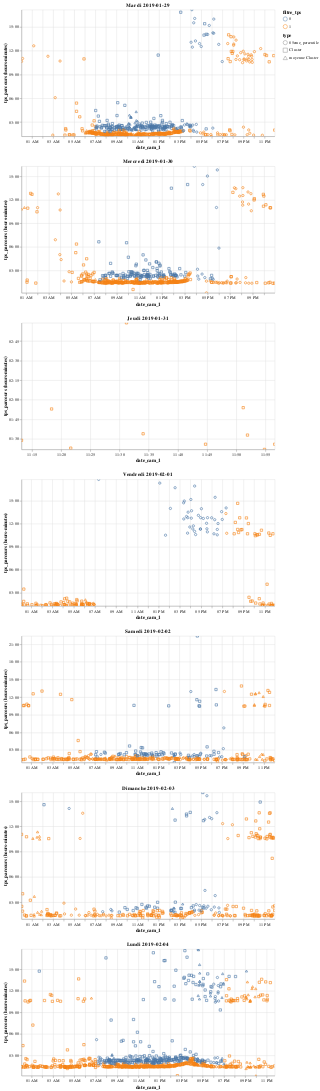

The cell this chart's notebook holds for it:
### Code cell
#exemple de visu sur 7 jours
t.graph_transit_filtre_multiple(df_transit_avec_filtre, 
                                '2019-01-29 00:00:00', '2019-01-29 23:59:59', 'A63-A10', 7)

### Figure 1 — Vega-Lite specification as saved in the notebook (floating-point values rounded to 4 significant figures; data arrays with more than 128 entries replaced by an {"elided": "..."} marker saying what was removed)
{"$schema": "https://vega.github.io/schema/vega-lite/v2.6.0.json", "config": {"view": {"height": 300, "width": 400}}, "datasets": {"data-32bb7d3badc60729b5b6ab61b6b51b9b": {"elided": "578 records"}, "data-58b77d30626d57529ae1e9b86c6f2c80": {"elided": "303 records"}, "data-68f44a45c02c1005bab9226c2bc4db07": {"elided": "382 records"}, "data-974829c5280d170f1a1d1b6d5b4f3937": {"elided": "156 records"}, "data-a68af9a4fde7b104223955899cd41cff": {"elided": "835 records"}, "data-cf2706ef6a5c1f9b04c699a1d6827e95": {"elided": "510 records"}, "data-d18b1b49128e76a952a3f0753725a8a7": [{"date_cam_1": "2019-01-31T23:18:21", "filtre_tps": 1, "tps_parcours": "2018-01-01T01:53:02", "type": "Cluster"}, {"date_cam_1": "2019-01-31T23:34:02", "filtre_tps": 1, "tps_parcours": "2018-01-01T01:34:33", "type": "Cluster"}, {"date_cam_1": "2019-01-31T23:51:11", "filtre_tps": 1, "tps_parcours": "2018-01-01T01:54:20", "type": "Cluster"}, {"date_cam_1": "2019-01-31T23:13:12", "filtre_tps": 1, "tps_parcours": "2018-01-01T01:29:26", "type": "Cluster"}, {"date_cam_1": "2019-01-31T23:21:38", "filtre_tps": 1, "tps_parcours": "2018-01-01T01:23:35", "type": "Cluster"}, {"date_cam_1": "2019-01-31T23:31:11", "filtre_tps": 1, "tps_parcours": "2018-01-01T02:59:47", "type": "Cluster"}, {"date_cam_1": "2019-01-31T23:44:44", "filtre_tps": 1, "tps_parcours": "2018-01-01T01:26:20", "type": "Cluster"}, {"date_cam_1": "2019-01-31T23:51:55", "filtre_tps": 1, "tps_parcours": "2018-01-01T01:33:40", "type": "Cluster"}, {"date_cam_1": "2019-01-31T23:54:50", "filtre_tps": 1, "tps_parcours": "2018-01-01T01:22:18", "type": "Cluster"}, {"date_cam_1": "2019-01-31T23:56:35", "filtre_tps": 1, "tps_parcours": "2018-01-01T01:26:40", "type": "Cluster"}]}, "vconcat": [{"data": {"name": "data-32bb7d3badc60729b5b6ab61b6b51b9b"}, "encoding": {"color": {"field": "filtre_tps", "type": "nominal"}, "shape": {"field": "type", "type": "nominal"}, "tooltip": {"field": "tps_parcours", "timeUnit": "hoursminutes", "type": "temporal"}, "x": {"field": "date_cam_1", "type": "temporal"}, "y": {"field": "tps_parcours", "timeUnit": "hoursminutes", "type": "temporal"}}, "mark": "point", "selection": {"selector228": {"bind": "scales", "encodings": ["x", "y"], "mark": {"fill": "#333", "fillOpacity": 0.125, "stroke": "white"}, "on": "[mousedown, window:mouseup] > window:mousemove!", "resolve": "global", "translate": "[mousedown, window:mouseup] > window:mousemove!", "type": "interval", "zoom": "wheel!"}}, "title": "Mardi 2019-01-29", "width": 600}, {"data": {"name": "data-cf2706ef6a5c1f9b04c699a1d6827e95"}, "encoding": {"color": {"field": "filtre_tps", "type": "nominal"}, "shape": {"field": "type", "type": "nominal"}, "tooltip": {"field": "tps_parcours", "timeUnit": "hoursminutes", "type": "temporal"}, "x": {"field": "date_cam_1", "type": "temporal"}, "y": {"field": "tps_parcours", "timeUnit": "hoursminutes", "type": "temporal"}}, "mark": "point", "selection": {"selector229": {"bind": "scales", "encodings": ["x", "y"], "mark": {"fill": "#333", "fillOpacity": 0.125, "stroke": "white"}, "on": "[mousedown, window:mouseup] > window:mousemove!", "resolve": "global", "translate": "[mousedown, window:mouseup] > window:mousemove!", "type": "interval", "zoom": "wheel!"}}, "title": "Mercredi 2019-01-30", "width": 600}, {"data": {"name": "data-d18b1b49128e76a952a3f0753725a8a7"}, "encoding": {"color": {"field": "filtre_tps", "type": "nominal"}, "shape": {"field": "type", "type": "nominal"}, "tooltip": {"field": "tps_parcours", "timeUnit": "hoursminutes", "type": "temporal"}, "x": {"field": "date_cam_1", "type": "temporal"}, "y": {"field": "tps_parcours", "timeUnit": "hoursminutes", "type": "temporal"}}, "mark": "point", "selection": {"selector230": {"bind": "scales", "encodings": ["x", "y"], "mark": {"fill": "#333", "fillOpacity": 0.125, "stroke": "white"}, "on": "[mousedown, window:mouseup] > window:mousemove!", "resolve": "global", "translate": "[mousedown, window:mouseup] > window:mousemove!", "type": "interval", "zoom": "wheel!"}}, "title": "Jeudi 2019-01-31", "width": 600}, {"data": {"name": "data-974829c5280d170f1a1d1b6d5b4f3937"}, "encoding": {"color": {"field": "filtre_tps", "type": "nominal"}, "shape": {"field": "type", "type": "nominal"}, "tooltip": {"field": "tps_parcours", "timeUnit": "hoursminutes", "type": "temporal"}, "x": {"field": "date_cam_1", "type": "temporal"}, "y": {"field": "tps_parcours", "timeUnit": "hoursminutes", "type": "temporal"}}, "mark": "point", "selection": {"selector231": {"bind": "scales", "encodings": ["x", "y"], "mark": {"fill": "#333", "fillOpacity": 0.125, "stroke": "white"}, "on": "[mousedown, window:mouseup] > window:mousemove!", "resolve": "global", "translate": "[mousedown, window:mouseup] > window:mousemove!", "type": "interval", "zoom": "wheel!"}}, "title": "Vendredi 2019-02-01", "width": 600}, {"data": {"name": "data-68f44a45c02c1005bab9226c2bc4db07"}, "encoding": {"color": {"field": "filtre_tps", "type": "nominal"}, "shape": {"field": "type", "type": "nominal"}, "tooltip": {"field": "tps_parcours", "timeUnit": "hoursminutes", "type": "temporal"}, "x": {"field": "date_cam_1", "type": "temporal"}, "y": {"field": "tps_parcours", "timeUnit": "hoursminutes", "type": "temporal"}}, "mark": "point", "selection": {"selector232": {"bind": "scales", "encodings": ["x", "y"], "mark": {"fill": "#333", "fillOpacity": 0.125, "stroke": "white"}, "on": "[mousedown, window:mouseup] > window:mousemove!", "resolve": "global", "translate": "[mousedown, window:mouseup] > window:mousemove!", "type": "interval", "zoom": "wheel!"}}, "title": "Samedi 2019-02-02", "width": 600}, {"data": {"name": "data-58b77d30626d57529ae1e9b86c6f2c80"}, "encoding": {"color": {"field": "filtre_tps", "type": "nominal"}, "shape": {"field": "type", "type": "nominal"}, "tooltip": {"field": "tps_parcours", "timeUnit": "hoursminutes", "type": "temporal"}, "x": {"field": "date_cam_1", "type": "temporal"}, "y": {"field": "tps_parcours", "timeUnit": "hoursminutes", "type": "temporal"}}, "mark": "point", "selection": {"selector233": {"bind": "scales", "encodings": ["x", "y"], "mark": {"fill": "#333", "fillOpacity": 0.125, "stroke": "white"}, "on": "[mousedown, window:mouseup] > window:mousemove!", "resolve": "global", "translate": "[mousedown, window:mouseup] > window:mousemove!", "type": "interval", "zoom": "wheel!"}}, "title": "Dimanche 2019-02-03", "width": 600}, {"data": {"name": "data-a68af9a4fde7b104223955899cd41cff"}, "encoding": {"color": {"field": "filtre_tps", "type": "nominal"}, "shape": {"field": "type", "type": "nominal"}, "tooltip": {"field": "tps_parcours", "timeUnit": "hoursminutes", "type": "temporal"}, "x": {"field": "date_cam_1", "type": "temporal"}, "y": {"field": "tps_parcours", "timeUnit": "hoursminutes", "type": "temporal"}}, "mark": "point", "selection": {"selector234": {"bind": "scales", "encodings": ["x", "y"], "mark": {"fill": "#333", "fillOpacity": 0.125, "stroke": "white"}, "on": "[mousedown, window:mouseup] > window:mousemove!", "resolve": "global", "translate": "[mousedown, window:mouseup] > window:mousemove!", "type": "interval", "zoom": "wheel!"}}, "title": "Lundi 2019-02-04", "width": 600}]}
